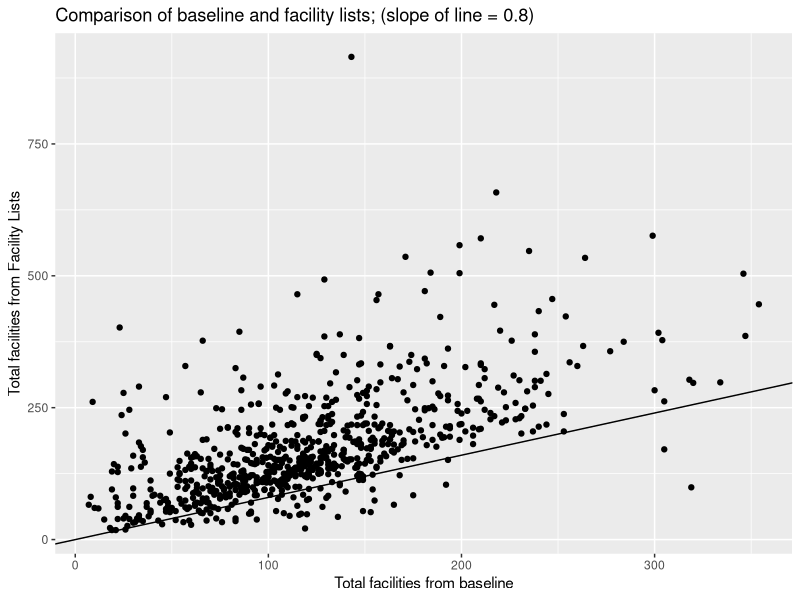

Generate this figure with R:
## ---- chunk 1
  library(plyr)
  library(ggplot2)
  library(scales)
  # may need to change the following line to get running on your computer
  setwd("~/Code/presentations/prabhas/kigali-mopup-presentation/")
  matched <- read.csv("data/all_matched_data.csv")
  ggplot(data=matched, aes(x=total_baseline, y=total_facility_list)) + geom_point() + 
    geom_abline(slope=0.8) +
    labs(x="Total facilities from baseline", y="Total facilities from Facility Lists",
         title = "Comparison of baseline and facility lists; (slope of line = 0.8)")
